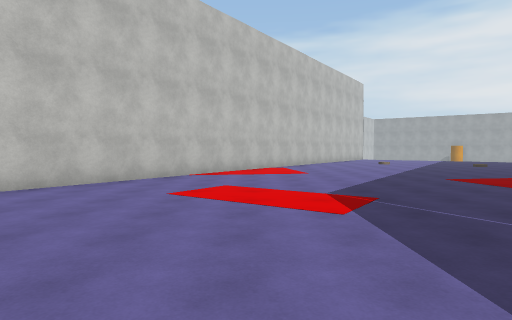
[1] (above)

14 first-person views from a walk through a Unity game level. The camera is 1.5 m above the floor, tilts 2° down and sees 75° across. The floor is counted in squares, 2 m on a side. Each view is taken from the middle of a square. On the plan, view 1 faces up. The plan holds only what a view shows up to about 11 squares ahead; the rest is blank. The place goes on beyond the plan. The player is left out. Some animated figures are left out. Surface patterns are stand-ins for the level's own textures.

[2]
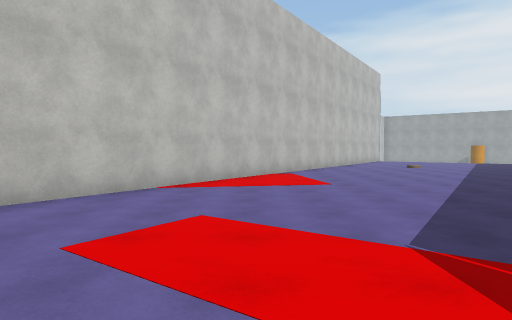

[3]
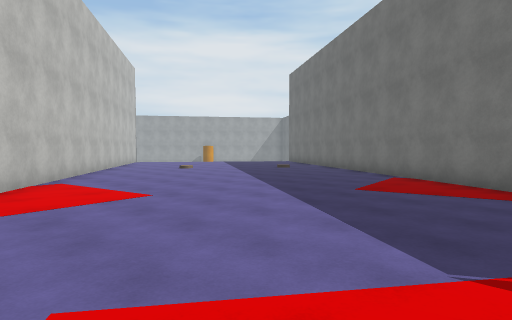

[4]
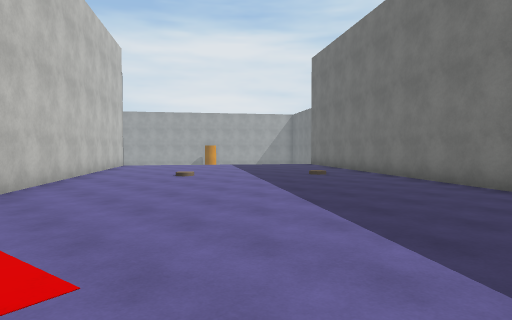

[5]
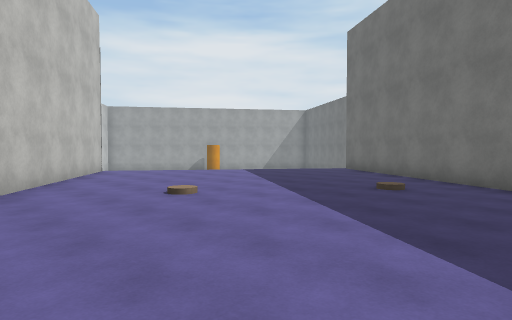

[6]
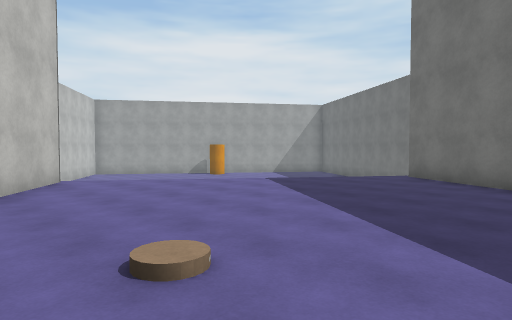

[7]
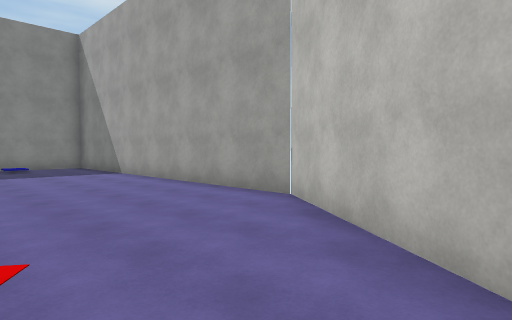

[8]
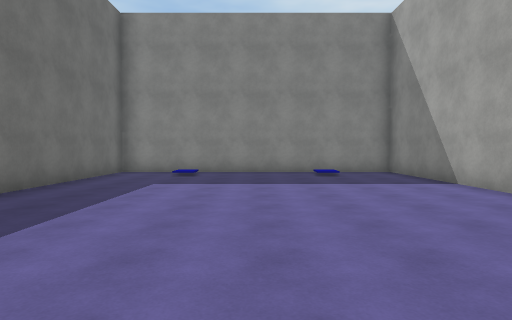

[9]
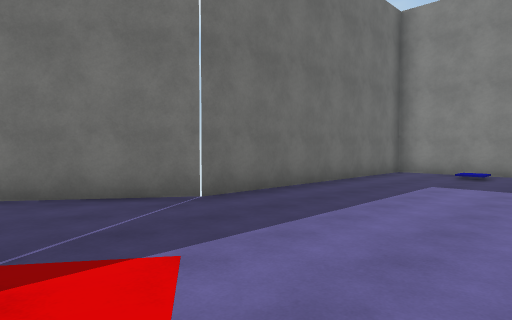

[10]
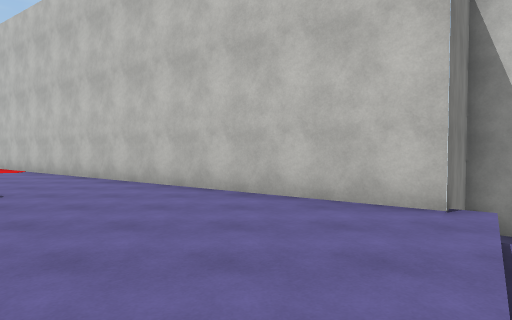

[11]
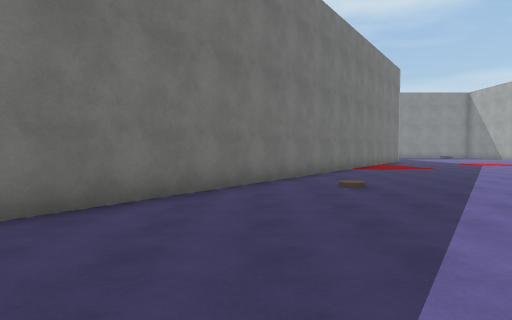

[12]
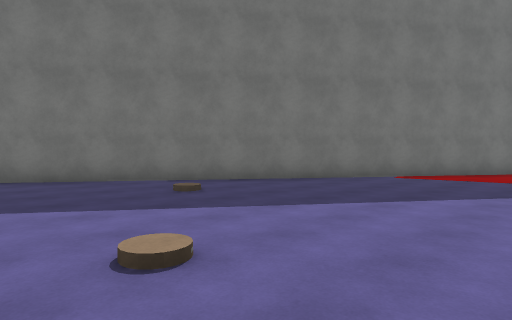

[13]
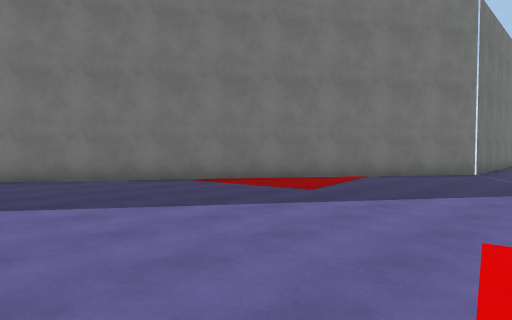

[14]
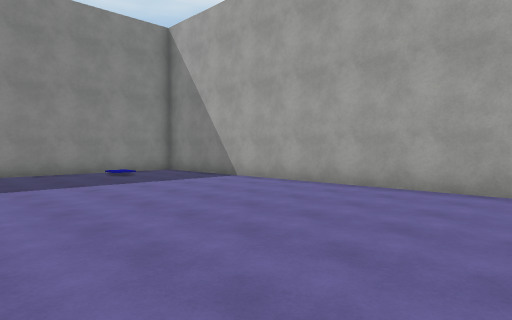

### Floor plan
Key: @ floor where view 1 was taken; # wall or solid block; . main floor; : floor 0.25 m higher than the main floor; v drop or lower ground.
Columns run from 6 left of view 1 to 14 right of it. Each row starts with its distance up from view 1.
 25           #v
 24           #v
 23           ##vvv
 22             ##.v
 21            ##...v
 20            #......
 19           ##.......v
 18          ##.........v
 17          #..........#
 16         #...:......##
 15        ##..........#
 14       ##..........##
 13       #..........##
 12      ##..........#
 11     ##..........##
 10     #..........##
  9    ##..........#
  8   ##..........#
  7   #..........##
  6  #..........##
  5 ##..........#
  4 #..........##
  3 #.........##
  2 #.........#
  1 #.........#
  0 #.....@...#
 -1 #.........#
 -2 #.........#
 -3 #.........#
 -4 #.........#
 -5 #.........#
 -6 ###########

Where each view was taken, in squares from view 1:
view 1: 0 up, 0 right, facing up
view 2: 3 up, 0 right, facing up
view 3: 5 up, 1 left, facing up-right
view 4: 8 up, 1 right, facing up-right
view 5: 11 up, 3 right, facing up-right
view 6: 14 up, 5 right, facing up-right
view 7: 8 up, 1 left, facing down-left
view 8: 5 up, 1 left, facing down
view 9: 5 up, 1 left, facing down-right
view 10: 20 up, 11 right, facing left
view 11: 20 up, 11 right, facing down
view 12: 17 up, 4 right, facing down-right
view 13: 13 up, 1 right, facing down-right
view 14: 5 up, 1 right, facing down-left
